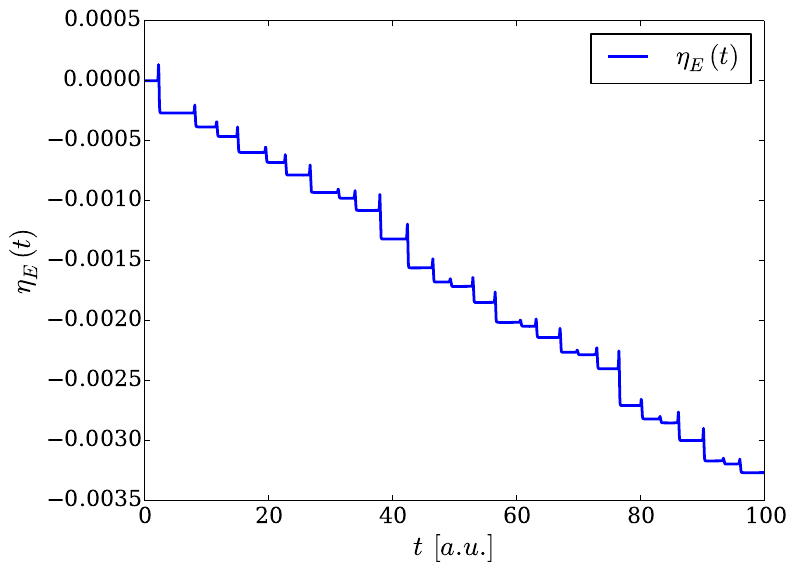

Generate this figure with Python:
import numpy as np
data_a = np.fromfile('error.dat', dtype=float, count=-1, sep='')

data_a1 = data_a[::2]
data_a2 = data_a[1::2]

import matplotlib as mpl
font = {'family' : 'serif',
        'size'   : 16}
mpl.rc('font', **font)

import matplotlib.pyplot as plt
fig = plt.figure()

plt.plot(data_a1, data_a2, label='$\eta_E(t)$', linewidth=2)

plt.xlabel("$t \, [a.u.]$",fontsize=20)
plt.ylabel("$\eta_E(t)$",fontsize=20)
plt.legend(loc='upper right')

plt.savefig('error.pdf', bbox_inches='tight', transparent=True)
